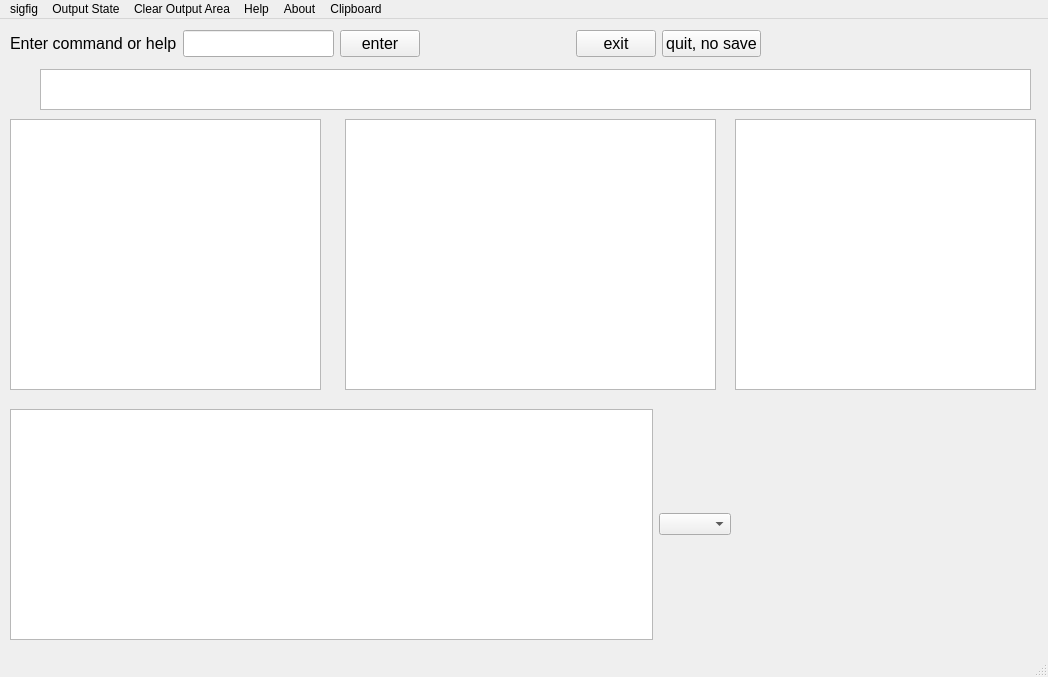
<?xml version="1.0" encoding="UTF-8"?>
<ui version="4.0">
 <class>MainWindow</class>
 <widget class="QMainWindow" name="MainWindow">
  <property name="geometry">
   <rect>
    <x>0</x>
    <y>0</y>
    <width>1048</width>
    <height>677</height>
   </rect>
  </property>
  <property name="windowTitle">
   <string>MainWindow</string>
  </property>
  <widget class="QWidget" name="centralwidget">
   <widget class="QListWidget" name="listWidget_stack">
    <property name="geometry">
     <rect>
      <x>10</x>
      <y>100</y>
      <width>311</width>
      <height>271</height>
     </rect>
    </property>
   </widget>
   <widget class="QListWidget" name="listWidget_registers">
    <property name="geometry">
     <rect>
      <x>345</x>
      <y>100</y>
      <width>371</width>
      <height>271</height>
     </rect>
    </property>
   </widget>
   <widget class="QListWidget" name="listWidget_hx">
    <property name="geometry">
     <rect>
      <x>735</x>
      <y>100</y>
      <width>301</width>
      <height>271</height>
     </rect>
    </property>
   </widget>
   <widget class="QWidget" name="layoutWidget">
    <property name="geometry">
     <rect>
      <x>10</x>
      <y>10</y>
      <width>751</width>
      <height>29</height>
     </rect>
    </property>
    <layout class="QHBoxLayout" name="horizontalLayout">
     <item>
      <widget class="QLabel" name="label">
       <property name="font">
        <font>
         <pointsize>12</pointsize>
        </font>
       </property>
       <property name="text">
        <string>Enter command or help</string>
       </property>
      </widget>
     </item>
     <item>
      <widget class="QLineEdit" name="lineEdit">
       <property name="font">
        <font>
         <pointsize>12</pointsize>
        </font>
       </property>
      </widget>
     </item>
     <item>
      <widget class="QPushButton" name="pushButton_enter">
       <property name="font">
        <font>
         <pointsize>12</pointsize>
        </font>
       </property>
       <property name="text">
        <string>enter</string>
       </property>
      </widget>
     </item>
     <item>
      <spacer name="horizontalSpacer">
       <property name="orientation">
        <enum>Qt::Horizontal</enum>
       </property>
       <property name="sizeHint" stdset="0">
        <size>
         <width>58</width>
         <height>20</height>
        </size>
       </property>
      </spacer>
     </item>
     <item>
      <widget class="QPushButton" name="pushButton_exit">
       <property name="font">
        <font>
         <pointsize>12</pointsize>
        </font>
       </property>
       <property name="text">
        <string>exit</string>
       </property>
      </widget>
     </item>
     <item>
      <widget class="QPushButton" name="pushButton_quit">
       <property name="font">
        <font>
         <pointsize>12</pointsize>
        </font>
       </property>
       <property name="text">
        <string>quit, no save</string>
       </property>
      </widget>
     </item>
    </layout>
   </widget>
   <widget class="QWidget" name="layoutWidget">
    <property name="geometry">
     <rect>
      <x>10</x>
      <y>390</y>
      <width>721</width>
      <height>231</height>
     </rect>
    </property>
    <layout class="QHBoxLayout" name="horizontalLayout_2">
     <item>
      <widget class="QListWidget" name="listWidget_output"/>
     </item>
     <item>
      <widget class="QComboBox" name="comboBox"/>
     </item>
    </layout>
   </widget>
   <widget class="QListWidget" name="listWidget_X">
    <property name="geometry">
     <rect>
      <x>40</x>
      <y>50</y>
      <width>991</width>
      <height>41</height>
     </rect>
    </property>
    <property name="font">
     <font>
      <pointsize>16</pointsize>
     </font>
    </property>
   </widget>
  </widget>
  <widget class="QMenuBar" name="menubar">
   <property name="geometry">
    <rect>
     <x>0</x>
     <y>0</y>
     <width>1048</width>
     <height>21</height>
    </rect>
   </property>
   <widget class="QMenu" name="menusigfig">
    <property name="title">
     <string>sigfig</string>
    </property>
    <addaction name="action_1"/>
    <addaction name="action0"/>
    <addaction name="action2"/>
    <addaction name="action4"/>
    <addaction name="action6"/>
    <addaction name="action8"/>
   </widget>
   <widget class="QMenu" name="menuOutput_State">
    <property name="title">
     <string>Output State</string>
    </property>
    <addaction name="actionfixed"/>
    <addaction name="actionfloat"/>
    <addaction name="actiongen"/>
   </widget>
   <widget class="QMenu" name="menuClear_Output_Area">
    <property name="title">
     <string>Clear Output Area</string>
    </property>
    <addaction name="actionclear_area"/>
   </widget>
   <widget class="QMenu" name="menuHelp">
    <property name="title">
     <string>Help</string>
    </property>
    <addaction name="actionHelp"/>
   </widget>
   <widget class="QMenu" name="menuABout">
    <property name="title">
     <string>About</string>
    </property>
    <addaction name="actionAbout"/>
   </widget>
   <widget class="QMenu" name="menuClipboard">
    <property name="title">
     <string>Clipboard</string>
    </property>
    <addaction name="actionToClip"/>
    <addaction name="actionFromClip"/>
   </widget>
   <addaction name="menusigfig"/>
   <addaction name="menuOutput_State"/>
   <addaction name="menuClear_Output_Area"/>
   <addaction name="menuHelp"/>
   <addaction name="menuABout"/>
   <addaction name="menuClipboard"/>
  </widget>
  <widget class="QStatusBar" name="statusbar"/>
  <action name="action_1">
   <property name="text">
    <string>-1</string>
   </property>
  </action>
  <action name="action0">
   <property name="text">
    <string>0</string>
   </property>
  </action>
  <action name="action2">
   <property name="text">
    <string>2</string>
   </property>
  </action>
  <action name="action4">
   <property name="text">
    <string>4</string>
   </property>
  </action>
  <action name="action6">
   <property name="text">
    <string>6</string>
   </property>
  </action>
  <action name="action8">
   <property name="text">
    <string>8</string>
   </property>
  </action>
  <action name="actionfixed">
   <property name="text">
    <string>fixed</string>
   </property>
  </action>
  <action name="actionfloat">
   <property name="text">
    <string>float</string>
   </property>
  </action>
  <action name="actiongen">
   <property name="text">
    <string>gen</string>
   </property>
  </action>
  <action name="actionclear_area">
   <property name="text">
    <string>clear area</string>
   </property>
  </action>
  <action name="actionHelp">
   <property name="text">
    <string>Help</string>
   </property>
  </action>
  <action name="actionAbout">
   <property name="text">
    <string>About</string>
   </property>
  </action>
  <action name="actionToClip">
   <property name="text">
    <string>ToClip</string>
   </property>
  </action>
  <action name="actionFromClip">
   <property name="text">
    <string>FromClip</string>
   </property>
  </action>
 </widget>
 <resources/>
 <connections/>
</ui>
